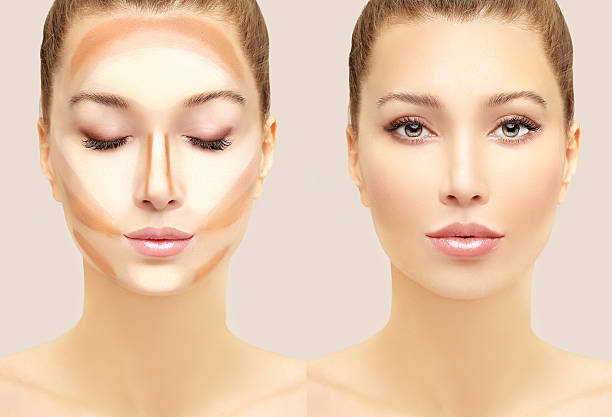
#> input picture contour2.jpg, 612 x 417 px, found by its file name
$ jupyter execute --allow-errors 'Img_Segmentation(Edge_Detection)_Image_Processing_(1).ipynb'
#> lines starting #> are read from the running program, lines starting #| are printed output that depends on the picture; after the words box and inside, x2 and y2 are one past the last pixel; in counts of white or black regions, pixels touching at a corner belong together
[cell 1]
import cv2
import numpy as np
from google.colab.patches import cv2_imshow

#Lets load a simple image with 3 black squares
#Image = cv2.imread('images\shapes.jpg')
image = cv2.imread('/content/contour2.jpg')
#> image is the input picture: shape (417, 612, 3); mean B, G, R 173.5, 199.8, 231.2
cv2_imshow(image)

#Grayscale
gray = cv2.cvtColor(image, cv2.COLOR_BGR2GRAY)
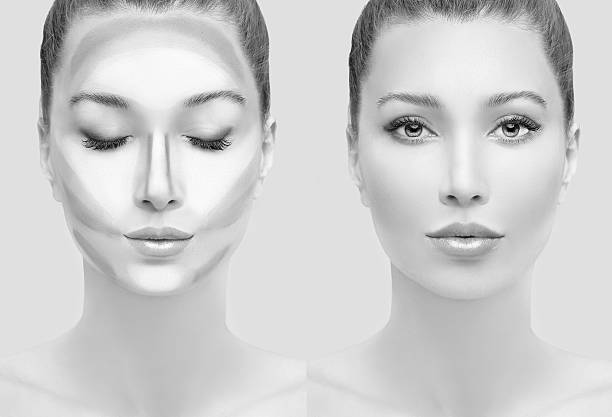
#> gray: shape (417, 612); min 0, max 254, mean 206.2

#find the canny edge
edged = cv2.Canny(gray, 30, 200)
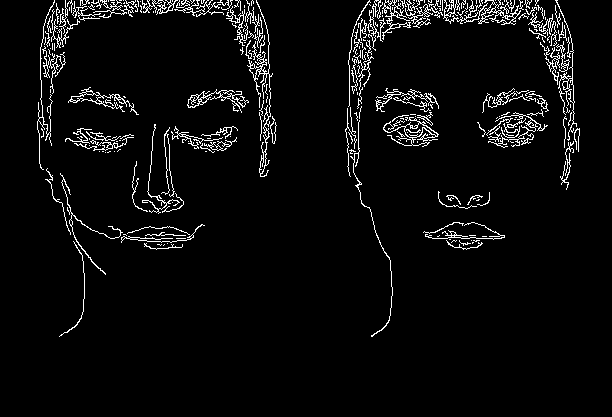
#> edged: shape (417, 612); 4.6% white in thin lines or dots, all inside (x1, y1, x2, y2) = (37, 0, 580, 337)
cv2_imshow(edged)


contours, hierarchy = cv2.findContours(edged, cv2.RETR_EXTERNAL, cv2.CHAIN_APPROX_NONE)
#> contours = 241 contours, 205 with area under 20; largest, box (x1, y1, x2, y2) and area: (443, 0, 521, 25) 363, (247, 0, 273, 177) 302, (383, 117, 439, 147) 300, (68, 87, 139, 115) 270, (187, 89, 249, 113) 266
cv2_imshow(edged)
print("Number of Contours  found= " +str(len(contours)))
#| Number of Contours  found= 241

cv2.drawContours(image, contours, -1, (0,0,255), 3)
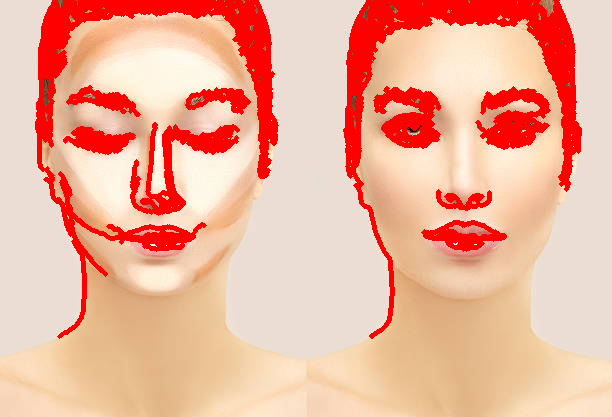
#> image: shape (417, 612, 3); 15.18% of pixels changed, all inside (x1, y1, x2, y2) = (35, 0, 582, 339)
cv2_imshow(image)

[cell 2]
import cv2
import numpy as np
from google.colab.patches import cv2_imshow

image =cv2.imread('/content/contour1.jpg')
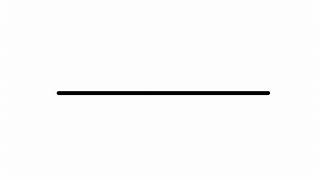
#> input picture contour1.jpg, 320 x 180 px, found by its file name
#> image is the input picture: shape (180, 320, 3); min 0, max 255, mean 249.4
cv2_imshow

blank_image = np.zeros((image.shape[0], image.shape[1], 3))

original_image = image

gray = cv2.cvtColor(image, cv2.COLOR_BGR2GRAY)
#> gray: shape (180, 320)

edged = cv2.Canny(gray, 50, 200)
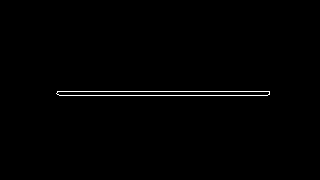
#> edged: shape (180, 320); 0.75% white in thin lines or dots, all inside (x1, y1, x2, y2) = (56, 91, 270, 96)
cv2_imshow(edged)

contours, hierarchy = cv2.findContours(edged.copy(), cv2.RETR_EXTERNAL, cv2.CHAIN_APPROX_NONE)
#> contours = 1 contour; box (x1, y1, x2, y2) and area: (56, 91, 270, 96) 846
cv2_imshow(edged)
print("Number of Contours  found= " +str(len(contours)))
#| Number of Contours  found= 1

cv2.drawContours(blank_image, contours, -1, (0,255,0),3)
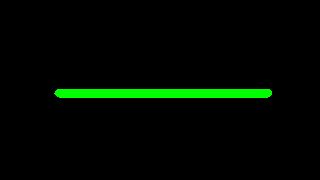
#> blank_image: shape (180, 320, 3) float64; mean of channels 0, 1, 2 0, 8.6, 0; drawn as B, G, R
cv2_imshow(blank_image)

[cell 3]
import numpy as np
import cv2
from google.colab.patches import cv2_imshow

def get_contour_areas(contours):

  all_areas = []
  for cnt in contours:
    area = cv2.contourArea(cnt)
    all_areas.append(area)
#> this loop made 1 pass
#> area on pass 1: 846
#> after the loop, all_areas = [846]
  return all_areas

#Load the image
image = cv2.imread('/content/contour2.jpg')
original_image = image

print ("Contour Areas before sorting")
print (get_contour_areas(contours))
#| [846.0]

#Sort contours large to small
sorted_contours = sorted(contours, key=cv2.contourArea, reverse=True)
#> sorted_contours has the same summary as contours

print("Contour Areas after sorting")
print (get_contour_areas(sorted_contours))
#> the loop in get_contour_areas (call 2), `for cnt in contours:` made 1 pass
#| [846.0]

#Iterate over our contours and draw one at a time
for c in sorted_contours:
  cv2.drawContours(original_image,[c], -1, (255,0,0), 3)
  cv2_imshow(original_image)
#> this loop made 1 pass
#> pass 1, `cv2_imshow(original_image)`:
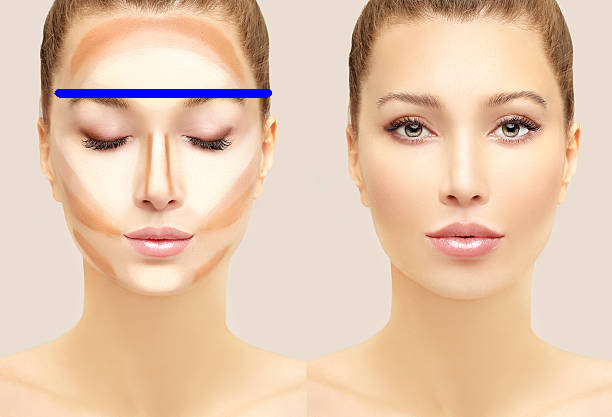
#> shown: shape (417, 612, 3); mean B, G, R 174.1, 198.4, 229.5
